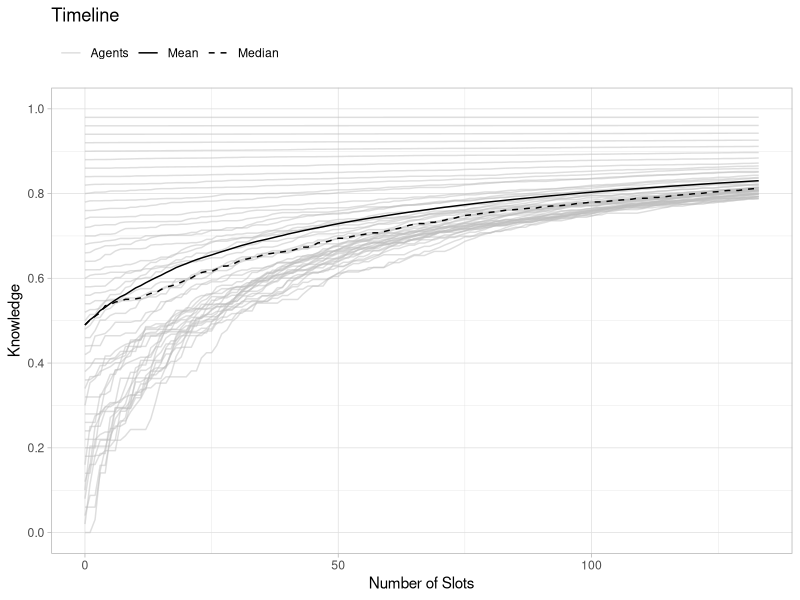
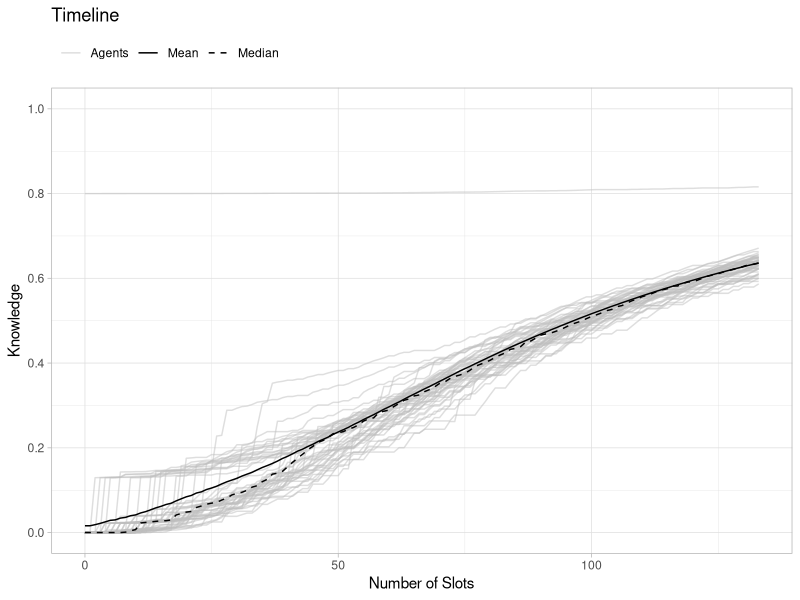

Generate these figures, in order, with R:
## ---- chunk 1
library(tidyverse)  
# set.seed(1)
## ---- chunk 2
nA = 5            # number of Agents
ID = seq_len(nA)  # ID of the Agents

Pop <- tibble( ID = ID )
Pop
## ---- chunk 3
set_Knowledge <- function(Pop = Pop,
                          Typ = FALSE,
                          K = Knowledge) {
  Kname <- "Knowledge"
  if (Typ != FALSE) {
    Kname <- paste(Kname, Typ, sep = "_")
  }
  Pop <- Pop %>%
    mutate(!!Kname := K)

  return(Pop)
}
## ---- chunk 4
K <- seq_len(nA)/5

Pop <- set_Knowledge( Pop = Pop, K = 0.5 )
Pop <- set_Knowledge( Pop = Pop, Typ = "A", K = K )
Pop
## ---- chunk 5
update_Knowledge <- function(Pop = Pop,
                            Typ = FALSE,
                            add = 0,
                            fac = 1) {
  Kname <- "Knowledge"
  if (Typ != FALSE) {
    Kname <- paste(Kname, Typ, sep = "_")
  }
  if (Kname %in% colnames(Pop)) {
    Pop <- Pop %>%
      mutate( !!Kname := ( .data[[Kname]] + add ) * fac )
  } else {
    Pop <- set_Knowledge(Pop = Pop, K = add, Typ = Typ)
    Pop <- Pop %>%
      mutate( !!Kname := .data[[Kname]] * fac )
  }
  return(Pop)
}
## ---- chunk 6
add <- seq_len(nA)/20
fac <- seq_len(nA)/10 

Pop <- update_Knowledge( Pop = Pop, add = add ) 
Pop <- update_Knowledge( Pop = Pop, Typ = "A", fac = fac ) 
Pop <- update_Knowledge( Pop = Pop, Typ = "B", add = add, fac = fac ) 
Pop
## ---- chunk 7
set_LearnRate <- function(Pop = Pop,
                          LR = LearnRate) {
  LRname <- "LearnRate"
  Pop <- Pop %>%
    mutate(!!LRname := LR,
           !!LRname := pmax(.data[[LRname]],1E-3))
  return(Pop)
}
## ---- chunk 8
LR <- seq_len(nA)/5  
Pop <- set_LearnRate( Pop = Pop, LR = 1 ) 
Pop
## ---- chunk 9
update_LearnRate_Knowledge <- function(Pop = Pop,
                                       Typ = FALSE) {
  LR <- "LearnRate"
  Kname <- "Knowledge"
  if (Typ != FALSE) {
    Kname <- paste(Kname, Typ, sep = "_")
  }
  if (Kname %in% colnames(Pop)) {
    Pop <- Pop %>%
      mutate( !!LR := .data[[Kname]] * 0.5 )
  }
  return(Pop)
}
## ---- chunk 10
Pop <- update_LearnRate_Knowledge( Pop = Pop )  
Pop
## ---- chunk 11
set_StudyTime <- function(Pop = Pop,
                          ST = 0) {
  STname <- "StudyTime"
  Pop <- Pop %>%
    mutate(!!STname := ST)
  return(Pop)
}
## ---- chunk 12
Pop <- set_StudyTime( Pop = Pop, ST = 3)  
Pop
## ---- chunk 13
update_StudyTime <- function(Pop = Pop,
                             dT = TimeToAdd) {
  STname <- "StudyTime"
  if (STname %in% colnames(Pop)) {
    Pop <- Pop %>%
      mutate( !!STname := .data[[STname]] + dT )
  } else {
    Pop <- set_StudyTime(Pop = Pop, ST = dT )
  }
  return(Pop)
}
## ---- chunk 14
Pop <- update_StudyTime( Pop = Pop, dT = 1)   
Pop
## ---- chunk 15
sel_SubPop <- function(Pop = Pop,
                       IDs = NULL,
                       n = 2) {
    if (is.null(IDs)) {
      IDs <- sample( Pop[["ID"]], size=n )
    }
  SubPop <- list()
  SubPop$sel <- Pop %>%
    filter(ID %in% IDs) %>%
    arrange(match(ID, IDs))
  SubPop$rest <- Pop %>%
    filter(!ID %in% IDs)
  return(SubPop)
}
## ---- chunk 16
SubPop <- sel_SubPop( Pop = Pop )
SubPop$sel
SubPop$rest
## ---- chunk 17
SubPop <- sel_SubPop( Pop = Pop , IDs = c(2, 1))
SubPop$sel
SubPop$rest
## ---- chunk 18
int_SubPop <- function(SubPop = SubPop,
                       Pop = Pop) {
  col_sort <- colnames(Pop)
  SubPop <- SubPop[, col_sort]
  IDs <- SubPop[["ID"]]
  Pop[Pop$ID %in% IDs,] <- SubPop
  Pop <- Pop %>%
    arrange(ID)
  return(Pop)
}
## ---- chunk 19
Pop
SubPop <- sel_SubPop(Pop = Pop, n = 2 )$sel
SubPop <- set_Knowledge(Pop = SubPop, K = 0)
SubPop
Pop <- int_SubPop(SubPop = SubPop, Pop = Pop)
Pop
## ---- chunk 20

get_Timeline <- function(TL = Timeline,
                          Time = 0,
                          Pop = Pop,
                          Info = name,
                          Sum = 0) {
  TLadd <- tibble( ID = Pop[["ID"]],
                   Time = Time,
                   !!Info := Pop[[Info]])
  if (Sum == 1) {
    Sumname1 <- paste(Info,"mean", sep = "_")
    Sumname2 <- paste(Info,"median", sep = "_")
    TLadd <- TLadd %>%
        mutate(!!Sumname1 := mean(Pop[[Info]], na.rm = TRUE),
               !!Sumname2 := median(Pop[[Info]], na.rm = TRUE))
    }
  if (Time == 0) {
    TL <- TLadd
  } else {
    TL <- bind_rows(TL, TLadd)
  }
  return(TL) 
}
## ---- chunk 21
Timeline <- get_Timeline( TL = Timeline, 
                           Time = 0, 
                           Pop = Pop, 
                           Info = "Knowledge", 
                           Sum = 1)
Timeline <- get_Timeline( TL = Timeline, 
                           Time = 1, 
                           Pop = Pop, 
                           Info = "Knowledge", 
                           Sum = 1)
Timeline

## ---- chunk 22
learn <- function(Pop = Pop,
                  Typ = FALSE,
                  LR = FALSE,
                  ST = StudyTime) {
  Kname <- "Knowledge"
  if (Typ != FALSE) {
    Kname <- paste(Kname, Typ, sep = "_")
  }
  if (Kname %in% colnames(Pop)) {
    K <- Pop[[Kname]]
  }
  if (LR == FALSE) {
    if ("LearnRate" %in% colnames(Pop)) {
      LR <- Pop[["LearnRate"]]
    }
  }

  T0 <- ( 1 - K )^( 1 / -LR )   # assumed time learnd allready
  K <- 1 - ( T0 + ST )^( -LR )  # Knowledge after time learnd
  
  Pop <- set_Knowledge(Pop = Pop, Typ = Typ, K = K)
  Pop <- update_StudyTime(Pop = Pop, dT = ST)
  return(Pop)
}
## ---- chunk 23
Pop <- tibble( ID = ID )
Pop <- set_Knowledge(Pop = Pop, K = 0.1)
Pop <- set_LearnRate(Pop = Pop, LR = 1)
Pop

Pop <- learn( Pop = Pop, ST = 1)
Pop
## ---- chunk 24
sel_Slot_rnd <- function(Pop = Pop,
                         psize = PrecentOfPop) {   
  sID <- "Slot_ID"
  n <- round(nrow(Pop)*psize / 2, 0)
  n <- max(n, 1)
  n <- min(n, round(nrow(Pop) / 2, 0))
 
  SubPop <- sel_SubPop( Pop = Pop, n = n)   
  Slot1 <- SubPop$sel %>%     
    mutate(!!sID := seq_len(n)) 
  SubPop <- sel_SubPop( Pop = SubPop$rest, n = n) 
  Slot2 <- SubPop$sel %>%     
    mutate(!!sID := seq_len(n))
  Slot <- bind_rows(Slot1, Slot2)
  return(Slot)  
  }  
## ---- chunk 25
Pop
round(nrow(Pop) / 2,0)
Slot <- sel_Slot_rnd(Pop = Pop, psize = 0.8)
Slot
## ---- chunk 26
set_SlotPar <- function(Slot = Slot,
                    ST = SlotDuration) {
  LRname <- "LearnRate"
  sLRname <- "Slot_LearnRate"
  Slot <- Slot %>%
    group_by(Slot_ID) %>%
    mutate( !!sLRname := mean(.data[[LRname]], na.rm = TRUE),
            Slot_Duration := ST) %>%
    ungroup()
  return(Slot)
}

## ---- chunk 27
Slot <- set_SlotPar(Slot = Slot, ST = 1)
Slot
## ---- chunk 28
learn_Slot <- function(Slot = Slot,
                       Typ = FALSE) {
  Kname <- "Knowledge"
  if (Typ != FALSE) {
    Kname <- paste(Kname, Typ, sep = "_")
  }
  LRname <- "Slot_LearnRate"
  STname <- "Slot_Duration"
  K <- Slot[[Kname]]
  LR <- Slot[[LRname]]
  ST <- Slot[[STname]]

  T0 <- ( 1 - K )^( 1 / -LR )   # assumed time learnd allready
  K <- 1 - ( T0 + ST )^( -LR )  # Knowledge after time learnd
  Slot <- set_Knowledge(Pop = Slot, Typ = Typ, K = K)
  Slot <- update_StudyTime(Pop = Slot, dT = ST)
  return(Slot)
}
## ---- chunk 29
Slot <- learn_Slot(Slot = Slot)
Slot
Pop <- int_SubPop(SubPop = Slot, Pop = Pop)
Pop
## ---- chunk 30
plt_Timeline <- function(TL = Timeline) {
  ggplot(data = TL, aes(x = Time)) +
  geom_line(aes(y = Knowledge, group = ID, color = "Agents"), 
            alpha = 0.5,
            linetype = "solid") +
  geom_line(aes(y = Knowledge_mean, color = "Mean"),
            linetype = "solid")  +
  geom_line(aes(y = Knowledge_median, color = "Median"),
            linetype = "dashed") +
  ggtitle("Timeline") +
  xlab("Number of Slots") +
  ylab("Knowledge") +
  scale_y_continuous(
    limits = c(0, 1),
    breaks = seq(0, 1, 0.2)
  ) +
  scale_color_manual(
    values = c("Agents" = "grey", "Mean" = "black", "Median" = "black"),
    labels = c("Agents" = "Agents", "Mean" = "Mean", "Median" = "Median")
  ) +
  theme_light() +
  theme(legend.title = element_blank(),
        legend.position = "top",
        legend.justification = "left"
        )
}
## ---- chunk 31

sim_Slot <- function(Pop = Pop,
                     Typ = FALSE,
                     psize = PrecentOfPop,
                     ST = 1,
                     STn = Itterations) {
  Kname <- "Knowledge"
  if (Typ != FALSE) {
    Kname <- paste(Kname, Typ, sep = "_")
  }
  Pop <- update_LearnRate_Knowledge( Pop = Pop )
  Pop <- set_StudyTime( Pop = Pop )
  TL <- get_Timeline( TL =TL,
                       Time = 0,
                       Pop = Pop,
                       Info = Kname,
                       Sum = 1 )
  for(i in 1:STn) {
    Slot <- sel_Slot_rnd( Pop = Pop, psize = psize )
    Slot <- set_SlotPar(Slot = Slot, ST = ST)
    Slot <- learn_Slot(Slot = Slot, Typ = Typ)
    Slot <- update_LearnRate_Knowledge( Pop = Slot )
    Slot <- update_StudyTime( Pop = Slot, dT = ST)
    Pop <- int_SubPop( SubPop = Slot, Pop = Pop )
    TL <- get_Timeline( TL =TL,
                         Time = i,
                         Pop = Pop,
                         Info = Kname,
                         Sum = 1 )
  }
    
  Output <- list( Pop = Pop,
                  TL = TL)
  return(Output)
}
## ---- chunk 32

nA <- 50                          # number of Agents
ID <- seq_len(nA)                 # ID of the Agents
K <- (seq_len(nA)-1)/50           # Knowledge

nM <- 160                         # number of meetings(mean)
psize <- 0.6
STn <- (nM * nA / 4) / (psize * nA / 2)

Pop <- tibble( ID = ID )
Pop <- set_Knowledge( Pop = Pop, K = K )
Pop

res <- sim_Slot(Pop = Pop,
                psize = psize,
                ST = 1,
                STn = STn)

mean(res$Pop[["StudyTime"]])
res$Pop
plt_Timeline(res$TL)

## ---- chunk 33
K <- 0           # Knowledge

Pop <- tibble( ID = ID )
Pop <- set_Knowledge( Pop = Pop, K = K )
Pop[ID == 1, "Knowledge"] <- 0.8
Pop

res <- sim_Slot(Pop = Pop,
                psize = psize,
                ST = 1,
                STn = STn)

res$Pop
plt_Timeline(res$TL)
